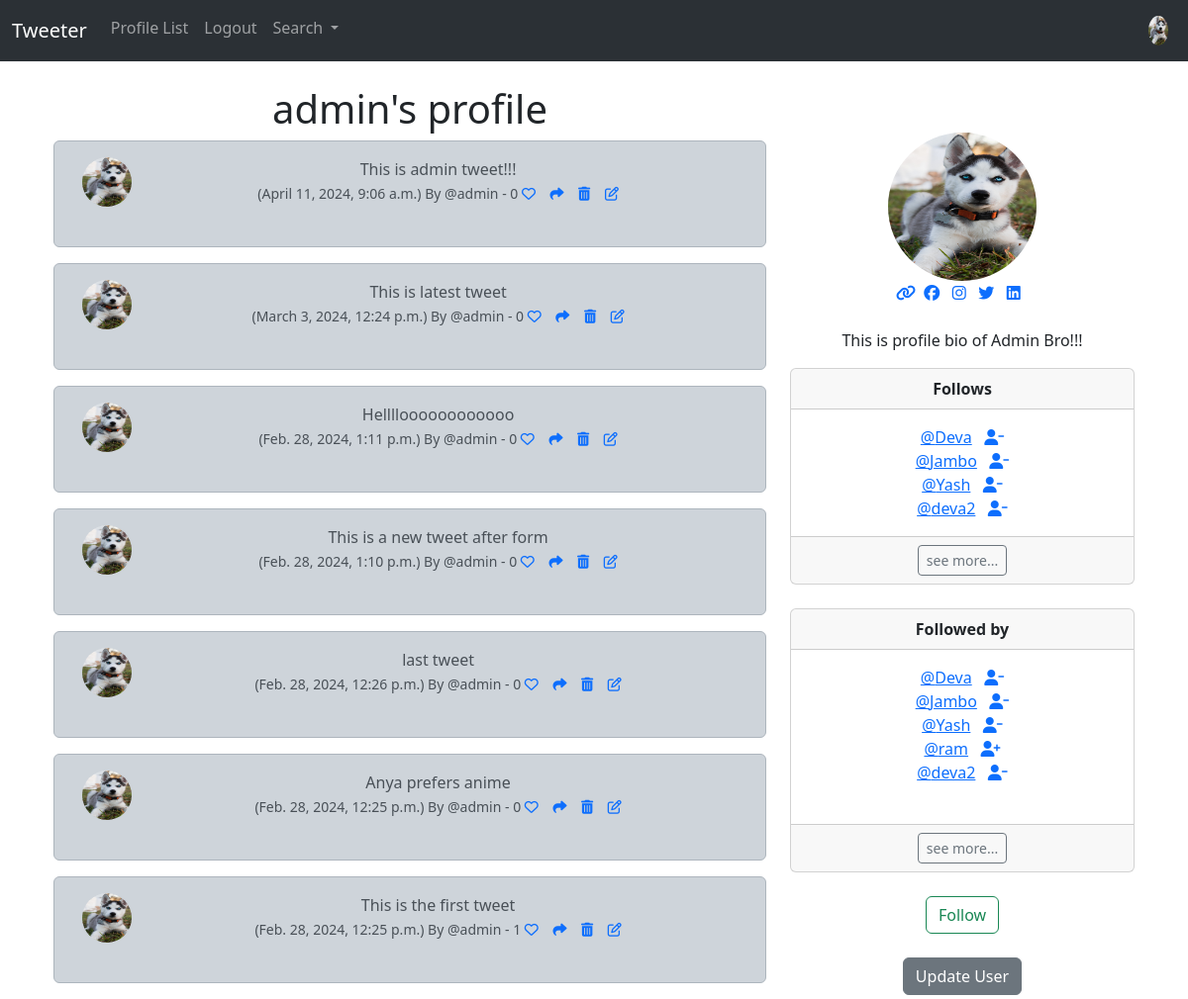
Screenshot of /profile/1 (signed in) with the database file from the repository.
### musker/models.py (models this page shows, shortened)
class Profile(models.Model):
    user = models.OneToOneField(User, on_delete=models.CASCADE)
    follows = models.ManyToManyField(
        "self", related_name="followed_by", symmetrical=False, blank=True
    )
    profile_image = models.ImageField(null=True,blank=True,upload_to='images/')
    date_modified = models.DateTimeField(User, auto_now=True, auto_now_add=False)
    profile_bio = models.CharField(null=True,blank=True, max_length=100)
    portfolio_link = models.CharField(null=True,blank=True, max_length=100)
    facebook_link = models.CharField(null=True,blank=True, max_length=100)
    twitter_link = models.CharField(null=True,blank=True, max_length=100)
    instagram_link = models.CharField(null=True,blank=True, max_length=100)
    linkedin_link = models.CharField(null=True,blank=True, max_length=100)
    def __str__(self) -> str:
        return self.user.username

class Tweet(models.Model):
    user = models.ForeignKey(User, on_delete=models.DO_NOTHING, related_name="tweets")
    body = models.CharField(max_length=280)
    created_at = models.DateTimeField(auto_now_add=True)
    likes = models.ManyToManyField(User,blank=True)
    def number_of_likes(self):
        return self.likes.count()

### musker/views.py (the view, shortened to what this page needs)
# urls.py: path('profile/<int:pk>',views.profile,name='profile'),
def profile(request,pk):
    if request.user.is_authenticated:
        my_profile = Profile.objects.get(user_id = pk)
        tweets = Tweet.objects.filter(user_id=pk).order_by("-created_at")
        return render(request,'profile.html',{ "my_profile" : my_profile,"tweets":tweets })
    else:
        messages.error(request,("Error: You are not loged in"))
        return redirect('home')

### templates/profile.html (shortened to what this page needs)
{% extends "base.html" %}
{% load static %}
{% block container %}
<div>
  {% if my_profile %}
  <div class="container text-center">
    <div class="row">
      <div class="col-8">
        <h1>{{my_profile.user.username}}'s profile</h1>
        {% if tweets %}
          {% for tweet in tweets %}
          <div class="alert alert-dark" role="alert">
            <div class="container">
              <div class="row">
                <div class="col-1">
                  {% if my_profile.profile_image %}
                    <img src="{{my_profile.profile_image.url}}" width="50" height="50" class="rounded-circle"  alt="{{my_profile.user.username}}">
                  {% else %}
                    <img src="{% static 'images/user_img.png' %}" width="50" height="50" class="rounded-circle"  alt="{{my_profile.user.username}}">
                  {% endif %}
                </div>
                <div class="col-11">
                    {{tweet.body}} <br>
                    <small>
                      ({{tweet.created_at}}) By @{{tweet.user.username}} - {{tweet.number_of_likes}}
                      {% if user in tweet.likes.all %}
                      <a href="{% url 'tweet_likes' tweet.id%}">
                        <i class="fa-solid fa-heart"></i></a>
                      {% else %}
                      <a href="{% url 'tweet_likes' tweet.id%}">
                        <i class="fa fa-heart-o"></i></a>
                      {% endif %}
                      <a href="{% url 'tweet_show' tweet.id %}">
                        <i class="fa fa-share"></i></a>
                        {% if request.user.username == my_profile.user.username %}
                        <a href="{% url 'delete_tweet' tweet.id %}">
                          <i class="fa fa-trash"></i></a>
                        <a href="{% url 'edit_tweet' tweet.id %}">
                          <i class="fa fa-edit"></i></a>
                        {% endif %}
                    </small>
                </div><br><br>
              </div>
            </div>
            <br /></div>
          {% endfor %}
        {% endif %}
      </div>
      <div class="col-4">
        <br /><br />
        {% if my_profile.profile_image %}
          <img src="{{my_profile.profile_image.url}}" width="150" height="150" class="rounded-circle" alt="{{my_profile.profile_photo}}">
        {% endif %}
        <br>
        {% if my_profile.portfolio_link %}
          <a href="{{my_profile.portfolio_link}}" target="new">
            <i class="fa-solid fa-link"></i></a>&nbsp;
        {% endif %}
        {% if my_profile.facebook_link %}
          <a href="{{my_profile.facebook_link}}" target="new">
            <i class="fa-brands fa-facebook"></i></a>
        {% endif %}
        {% if my_profile.instagram_link %}
          <a href="{{my_profile.instagram_link}}" target="new">
            <i class="fa-brands fa-instagram"></i></a>
        {% endif %}
        {% if my_profile.twitter_link %}
          <a href="{{my_profile.twitter_link}}" target="new">
            <i class="fa-brands fa-twitter"></i></a>
        {% endif %}
          {% if my_profile.linkedin_link %}
          <a href="{{my_profile.linkedin_link}}" target="new">
            <i class="fa-brands fa-linkedin"></i></a>
        {% endif %}
        <br><br>
        {% if my_profile.profile_bio %}
          <p aligh="justify">{{my_profile.profile_bio}}</p>
        {% endif %}
        <div class="card">
          <div class="card-header">
            <strong>Follows</strong>
          </div>
          <div class="card-body">
            <p class="card-text">
              {% for i in my_profile.follows.all %}
              <a href="{% url 'profile' i.user.id %}">@{{i}}</a>&nbsp;&nbsp;
              <a href="{% url 'unfollow' i.user.id %}">
                <i class="fa fa-user-minus" ></i></a>
              <br />
              {% endfor %}
            </p>
          </div>
          <div class="card-footer">
            <a href="{% url 'following' my_profile.user.id %}" class="btn btn-sm btn-outline-secondary">see more...</a>
          </div>
        </div>
        <br />
        <div class="card">
          <div class="card-header"><strong>Followed by</strong><br /></div>
          <div class="card-body">
            <p class="card-text">
              {% for i in my_profile.followed_by.all|slice:5 %}
                <a href="{% url 'profile' i.user.id %}">@{{i}}</a>&nbsp;&nbsp;
                {% if i in my_profile.follows.all %}
                <a href="{% url 'unfollow' i.user.id %}">
                  <i class="fa fa-user-minus" ></i></a>
                {% else %}
                  <a href="{% url 'follow' i.user.id %}">
                    <i class="fa fa-user-plus" ></i></a>
                {% endif %}
                <br />
              {% endfor %}
              <br>
            </p>
          </div>
          <div class="card-footer">
            <a href="{% url 'followers' my_profile.user.id %}" class="btn btn-sm btn-outline-secondary">see more...</a>
          </div>
        </div>
        <br />
        <form method="POST">
          {% csrf_token %} {% if my_profile in user.profile.follows.all%}
          <button class="btn btn-outline-danger" name="follow" value="unfollow">
            Unfollow
          </button>
          {% else %}
          <button class="btn btn-outline-success" name="follow" value="follow">
            Follow
          </button>
          {% endif %}
        </form>
        <br />
        {% if request.user.id == my_profile.user.id %}
        <a href="{% url 'update_user' %}" class="btn btn-secondary"
          >Update User</a
        >
        {% endif %}
      </div>
    </div>
  </div>
  {% endif %}
</div>
{% endblock container %}

### templates/navbar.html (shortened to what this page needs)
{% load static %}
<nav class="navbar navbar-expand-lg bg-body-tertiary" data-bs-theme="dark">
    <div class="container-fluid">
      <a class="navbar-brand" href="{% url 'home' %}">Tweeter</a>
      <div class="collapse navbar-collapse " id="navbarSupportedContent">
        <ul class="navbar-nav me-auto mb-2 mb-lg-0 w-100" >
          <li class="nav-item">
            <a class="nav-link" href="{% url 'profile_list' %}">Profile List</a>
          </li>
          {% if request.user.is_authenticated %}
          <li class="nav-item">
            <a class="nav-link" href="{% url 'logout' %}">Logout</a>
          </li>
          {% endif %}
          <li class="nav-item dropdown">
            <a class="nav-link dropdown-toggle" href="#" id="navbarDropdown" role="button" data-toggle="dropdown" aria-haspopup="true" aria-expanded="false" >
              Search
            </a>
          </li>
          {% if request.user.is_authenticated %}
            <ul class="navbar-nav ms-auto">
              <li class="nav-item">
                <a class="nav-link" href="{% url 'profile' request.user.id %}">
                  {% if user.profile.profile_image %}
                    <img src="{{user.profile.profile_image.url}}" alt="Profile Image" class="rounded-circle" widthh="30" height="30">
                    {% else %}
                    <img src="{% static 'images/user_img.png' %}" alt="Profile Image" class="rounded-circle" widthh="30" height="30">
                  {% endif %}
                </a>
            </li>
            </ul>
          {% endif %}
        </ul>
      </div>
    </div>
  </nav>

### rows the page displays
Profile: user.username "admin", profile_image (picture), profile_bio "This is profile bio of Admin Bro!!!"
Tweet: profile_image (picture), body "This is admin tweet!!!", created_at "April 11, 2024, 9:06 a.m.", user.username "admin", number_of_likes "0"
Tweet: profile_image (picture), body "This is latest tweet", created_at "March 3, 2024, 12:24 p.m.", user.username "admin", number_of_likes "0"
Tweet: profile_image (picture), body "Helllloooooooooooo", created_at "Feb. 28, 2024, 1:11 p.m.", user.username "admin", number_of_likes "0"
Tweet: profile_image (picture), body "This is a new tweet after form", created_at "Feb. 28, 2024, 1:10 p.m.", user.username "admin", number_of_likes "0"
Tweet: profile_image (picture), body "last tweet", created_at "Feb. 28, 2024, 12:26 p.m.", user.username "admin", number_of_likes "0"
Tweet: profile_image (picture), body "Anya prefers anime", created_at "Feb. 28, 2024, 12:25 p.m.", user.username "admin", number_of_likes "0"
Tweet: profile_image (picture), body "This is the first tweet", created_at "Feb. 28, 2024, 12:25 p.m.", user.username "admin", number_of_likes "1"
Profile: user.username "Deva"
Profile: user.username "Jambo"
Profile: user.username "Yash"
Profile: user.username "deva2"
Profile: user.username "ram"
